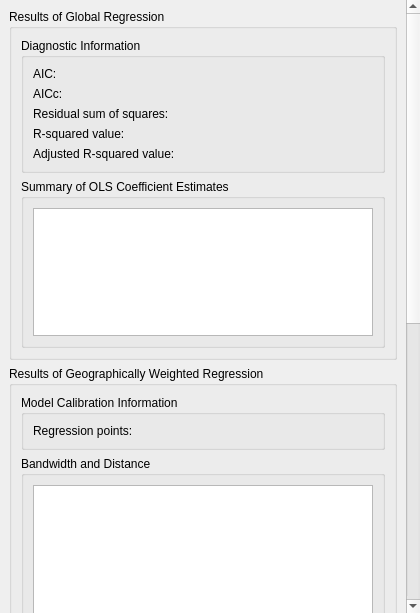
<?xml version="1.0" encoding="UTF-8"?>
<ui version="4.0">
 <class>GwmPropertyMultiscaleGWRTab</class>
 <widget class="QWidget" name="GwmPropertyMultiscaleGWRTab">
  <property name="geometry">
   <rect>
    <x>0</x>
    <y>0</y>
    <width>420</width>
    <height>613</height>
   </rect>
  </property>
  <property name="windowTitle">
   <string>Form</string>
  </property>
  <layout class="QGridLayout" name="gridLayout">
   <property name="leftMargin">
    <number>0</number>
   </property>
   <property name="topMargin">
    <number>0</number>
   </property>
   <property name="rightMargin">
    <number>0</number>
   </property>
   <property name="bottomMargin">
    <number>0</number>
   </property>
   <item row="0" column="0">
    <widget class="QScrollArea" name="scrollArea">
     <property name="frameShape">
      <enum>QFrame::NoFrame</enum>
     </property>
     <property name="frameShadow">
      <enum>QFrame::Plain</enum>
     </property>
     <property name="lineWidth">
      <number>0</number>
     </property>
     <property name="widgetResizable">
      <bool>true</bool>
     </property>
     <property name="alignment">
      <set>Qt::AlignLeading|Qt::AlignLeft|Qt::AlignTop</set>
     </property>
     <widget class="QWidget" name="scrollAreaWidgetContents">
      <property name="geometry">
       <rect>
        <x>0</x>
        <y>-394</y>
        <width>403</width>
        <height>1130</height>
       </rect>
      </property>
      <layout class="QVBoxLayout" name="verticalLayout">
       <item>
        <widget class="QGroupBox" name="groupBox_4">
         <property name="title">
          <string>Results of Global Regression </string>
         </property>
         <layout class="QVBoxLayout" name="verticalLayout_3">
          <item>
           <widget class="QGroupBox" name="groupBox_5">
            <property name="title">
             <string>Diagnostic Information</string>
            </property>
            <layout class="QFormLayout" name="formLayout_4">
             <item row="0" column="0">
              <widget class="QLabel" name="label_21">
               <property name="text">
                <string>AIC:</string>
               </property>
              </widget>
             </item>
             <item row="0" column="1">
              <widget class="QLabel" name="lblOLSAIC_2">
               <property name="text">
                <string/>
               </property>
              </widget>
             </item>
             <item row="1" column="0">
              <widget class="QLabel" name="label_20">
               <property name="text">
                <string>AICc:</string>
               </property>
              </widget>
             </item>
             <item row="1" column="1">
              <widget class="QLabel" name="lblOLSAICc_2">
               <property name="text">
                <string/>
               </property>
              </widget>
             </item>
             <item row="2" column="0">
              <widget class="QLabel" name="label_15">
               <property name="text">
                <string>Residual sum of squares:</string>
               </property>
              </widget>
             </item>
             <item row="2" column="1">
              <widget class="QLabel" name="lblOLSrse_2">
               <property name="text">
                <string/>
               </property>
              </widget>
             </item>
             <item row="3" column="0">
              <widget class="QLabel" name="label_18">
               <property name="text">
                <string>R-squared value:</string>
               </property>
              </widget>
             </item>
             <item row="3" column="1">
              <widget class="QLabel" name="lblR2_2">
               <property name="text">
                <string/>
               </property>
              </widget>
             </item>
             <item row="4" column="0">
              <widget class="QLabel" name="label_19">
               <property name="text">
                <string>Adjusted R-squared value:</string>
               </property>
              </widget>
             </item>
             <item row="4" column="1">
              <widget class="QLabel" name="lbladjR2_2">
               <property name="text">
                <string/>
               </property>
              </widget>
             </item>
            </layout>
           </widget>
          </item>
          <item>
           <widget class="QGroupBox" name="groupBox_6">
            <property name="title">
             <string>Summary of OLS Coefficient Estimates</string>
            </property>
            <layout class="QVBoxLayout" name="verticalLayout_4">
             <item>
              <widget class="QTableWidget" name="tbwOLSCoe">
               <property name="sizePolicy">
                <sizepolicy hsizetype="Expanding" vsizetype="Fixed">
                 <horstretch>0</horstretch>
                 <verstretch>0</verstretch>
                </sizepolicy>
               </property>
               <property name="minimumSize">
                <size>
                 <width>0</width>
                 <height>128</height>
                </size>
               </property>
              </widget>
             </item>
            </layout>
           </widget>
          </item>
         </layout>
        </widget>
       </item>
       <item>
        <widget class="QGroupBox" name="groupBox_7">
         <property name="title">
          <string>Results of Geographically Weighted Regression </string>
         </property>
         <layout class="QVBoxLayout" name="verticalLayout_5">
          <item>
           <widget class="QGroupBox" name="groupBox">
            <property name="sizePolicy">
             <sizepolicy hsizetype="Preferred" vsizetype="Fixed">
              <horstretch>0</horstretch>
              <verstretch>0</verstretch>
             </sizepolicy>
            </property>
            <property name="title">
             <string>Model Calibration Information</string>
            </property>
            <layout class="QFormLayout" name="formLayout">
             <item row="0" column="0">
              <widget class="QLabel" name="label_5">
               <property name="text">
                <string>Regression points:</string>
               </property>
              </widget>
             </item>
             <item row="0" column="1">
              <widget class="QLabel" name="lblRegressionPoints">
               <property name="text">
                <string/>
               </property>
              </widget>
             </item>
            </layout>
           </widget>
          </item>
          <item>
           <widget class="QGroupBox" name="groupBox_3">
            <property name="sizePolicy">
             <sizepolicy hsizetype="Preferred" vsizetype="Fixed">
              <horstretch>0</horstretch>
              <verstretch>0</verstretch>
             </sizepolicy>
            </property>
            <property name="title">
             <string>Bandwidth and Distance</string>
            </property>
            <layout class="QVBoxLayout" name="verticalLayout_2">
             <item>
              <widget class="QTreeView" name="trvBandwdithDistance">
               <property name="sizePolicy">
                <sizepolicy hsizetype="Expanding" vsizetype="Fixed">
                 <horstretch>0</horstretch>
                 <verstretch>0</verstretch>
                </sizepolicy>
               </property>
               <property name="minimumSize">
                <size>
                 <width>0</width>
                 <height>128</height>
                </size>
               </property>
              </widget>
             </item>
            </layout>
           </widget>
          </item>
          <item>
           <widget class="QGroupBox" name="groupBox_2">
            <property name="sizePolicy">
             <sizepolicy hsizetype="Preferred" vsizetype="Fixed">
              <horstretch>0</horstretch>
              <verstretch>0</verstretch>
             </sizepolicy>
            </property>
            <property name="title">
             <string>Summary of MGWR Coefficient Estimates</string>
            </property>
            <layout class="QGridLayout" name="gridLayout_2">
             <property name="leftMargin">
              <number>9</number>
             </property>
             <property name="topMargin">
              <number>9</number>
             </property>
             <property name="rightMargin">
              <number>9</number>
             </property>
             <property name="bottomMargin">
              <number>9</number>
             </property>
             <item row="0" column="0">
              <widget class="QTableWidget" name="tbwCoefficient">
               <property name="sizePolicy">
                <sizepolicy hsizetype="Expanding" vsizetype="Fixed">
                 <horstretch>0</horstretch>
                 <verstretch>0</verstretch>
                </sizepolicy>
               </property>
               <property name="minimumSize">
                <size>
                 <width>0</width>
                 <height>128</height>
                </size>
               </property>
              </widget>
             </item>
            </layout>
           </widget>
          </item>
          <item>
           <widget class="QGroupBox" name="grpDiagnostic">
            <property name="sizePolicy">
             <sizepolicy hsizetype="Preferred" vsizetype="Fixed">
              <horstretch>0</horstretch>
              <verstretch>0</verstretch>
             </sizepolicy>
            </property>
            <property name="title">
             <string>Diagnostic Information</string>
            </property>
            <layout class="QFormLayout" name="formLayout_2">
             <item row="0" column="0">
              <widget class="QLabel" name="label_2">
               <property name="text">
                <string>Number of data points:</string>
               </property>
              </widget>
             </item>
             <item row="0" column="1">
              <widget class="QLabel" name="lblNumberDataPoints">
               <property name="text">
                <string/>
               </property>
              </widget>
             </item>
             <item row="3" column="0">
              <widget class="QLabel" name="label_8">
               <property name="text">
                <string>AICc:</string>
               </property>
              </widget>
             </item>
             <item row="3" column="1">
              <widget class="QLabel" name="lblAICc">
               <property name="text">
                <string/>
               </property>
              </widget>
             </item>
             <item row="4" column="0">
              <widget class="QLabel" name="label_9">
               <property name="text">
                <string>Residual sum of squares:</string>
               </property>
              </widget>
             </item>
             <item row="4" column="1">
              <widget class="QLabel" name="lblRSS">
               <property name="text">
                <string/>
               </property>
              </widget>
             </item>
             <item row="5" column="0">
              <widget class="QLabel" name="label_10">
               <property name="text">
                <string>R-square value:</string>
               </property>
              </widget>
             </item>
             <item row="5" column="1">
              <widget class="QLabel" name="lblRSquare">
               <property name="text">
                <string/>
               </property>
              </widget>
             </item>
             <item row="6" column="0">
              <widget class="QLabel" name="label_11">
               <property name="text">
                <string>Adjusted R-square value:</string>
               </property>
              </widget>
             </item>
             <item row="6" column="1">
              <widget class="QLabel" name="lblRSquareAdjusted">
               <property name="text">
                <string/>
               </property>
              </widget>
             </item>
             <item row="1" column="0">
              <widget class="QLabel" name="label">
               <property name="text">
                <string>Effective number of parameters:</string>
               </property>
              </widget>
             </item>
             <item row="1" column="1">
              <widget class="QLabel" name="lblENP">
               <property name="text">
                <string/>
               </property>
              </widget>
             </item>
             <item row="2" column="0">
              <widget class="QLabel" name="label_3">
               <property name="text">
                <string>Effective degrees of freedom:</string>
               </property>
              </widget>
             </item>
             <item row="2" column="1">
              <widget class="QLabel" name="lblEDF">
               <property name="text">
                <string/>
               </property>
              </widget>
             </item>
            </layout>
           </widget>
          </item>
         </layout>
        </widget>
       </item>
       <item>
        <spacer name="verticalSpacer">
         <property name="orientation">
          <enum>Qt::Vertical</enum>
         </property>
         <property name="sizeHint" stdset="0">
          <size>
           <width>20</width>
           <height>40</height>
          </size>
         </property>
        </spacer>
       </item>
       <item alignment="Qt::AlignLeft">
        <widget class="QPushButton" name="btnSaveRes">
         <property name="text">
          <string>Save</string>
         </property>
        </widget>
       </item>
      </layout>
     </widget>
    </widget>
   </item>
  </layout>
 </widget>
 <resources/>
 <connections/>
</ui>
